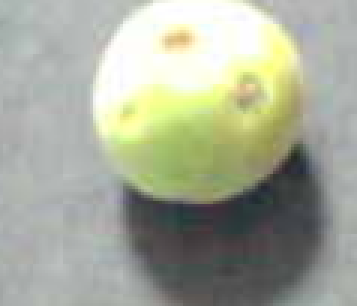
#> input picture ml_components/test/components/inference/ng.png, 119 x 102 px (shown 3 times larger)
$ python -i thresholding_detector.py   (imports and definitions only)
#> lines starting #> are read from the running program, lines starting #| are printed output that depends on the picture; after the words box and inside, x2 and y2 are one past the last pixel; in counts of white or black regions, pixels touching at a corner belong together
#> further down, picture is the input picture: shape (102, 119, 3); mean B, G, R 153.5, 170.6, 166.4
# coding: utf-8

from typing import Any, List, Tuple

import cv2
import numpy as np

from ...io import S3ConfigIO


class ThresholdingDetector:
    def __init__(
        self,
        config_s3: S3ConfigIO = None,
        type: str = "hsv",
        threshold_value: int = None,
        object_filter_threshold: float = 0.01,
    ):
        """Plum size might be 100px X 100px

        Args:
            type (str, optional): _description_. Defaults to "hsv".
            threshold_value (int, optional): _description_. Defaults to None.

        Raises:
            NotImplementedError: _description_
        """
        self.object_filter_threshold = object_filter_threshold

        if threshold_value is None:
            self.threshold_value = 22
            # self.threshold_value = 5
        else:
            self.threshold_value = threshold_value

        if type == "bgr":
            self.__detector = self.detect_green_bgr
        elif type == "saturation":
            self.__detector = self.detect_saturated
        elif type is None or type == "hsv":
            self.__detector = self.detect_green_lsv
            self.lower_green = np.array([59, 75, 25])
            self.upper_green = np.array([100, 254, 255])
        else:
            raise NotImplementedError(f"detector type: {type} is not implemented")

        if config_s3 is not None:
            self.__filter = self.__filter_small_bboxes
            self.__load_object_filter_cofig(config_s3)
        else:
            self.__filter = self.__identity_function_1d
        self.get_contours = self.__detector

    # [16 lines left out: function detect, not called in this run]

    def detect_saturated(self, input: np.ndarray) -> List[Tuple[int]]:

        input = cv2.medianBlur(input, 5)
        hsv = cv2.cvtColor(input, cv2.COLOR_BGR2HSV_FULL)
#> hsv: shape (102, 119, 3); mean H, S, V 90, 28, 171.7
        target = cv2.split(hsv)[1]
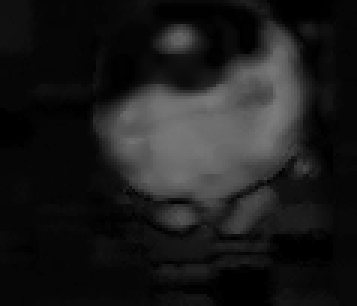
#> target: shape (102, 119) (shown 3 times larger); min 0, max 125, mean 28
        self.gray = target
        img_bin = cv2.threshold(
            target, self.threshold_value, 255, cv2.THRESH_BINARY + cv2.THRESH_OTSU
        )[1]
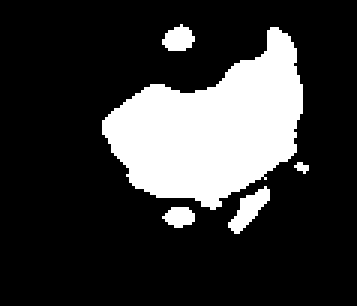
#> img_bin: shape (102, 119) (shown 3 times larger); 21.2% white; 5 white regions (1 under 20 px)
        #        contours = cv2.findContours(img_bin, cv2.RETR_TREE, cv2.CHAIN_APPROX_SIMPLE)[0]
        #        contours = cv2.findContours(target, cv2.RETR_TREE, cv2.CHAIN_APPROX_SIMPLE)[1]
        contours = cv2.findContours(img_bin, cv2.RETR_TREE, cv2.CHAIN_APPROX_SIMPLE)[1]
#> contours = 5 contours, 1 with area under 20; largest, box (x1, y1, x2, y2) and area: (34, 9, 101, 70) 2244, (76, 62, 90, 78) 80, (54, 8, 65, 17) 56, (54, 69, 65, 76) 44

        return contours

    # [87 lines left out: functions detect_green_lsv, detect_green_bgr, _create_cropped_list, __get_probability, __filter_small_bboxes, __load_object_filter_cofig, not called in this run]

    @classmethod
    def __identity_function_1d(cls, x: Any) -> Any:
        return x

>>> import cv2
>>> picture = cv2.imread('../../../../../../../ml_components/test/components/inference/ng.png')
>>> result = ThresholdingDetector().detect_saturated(picture)
#> result has the same summary as contours in detect_saturated
